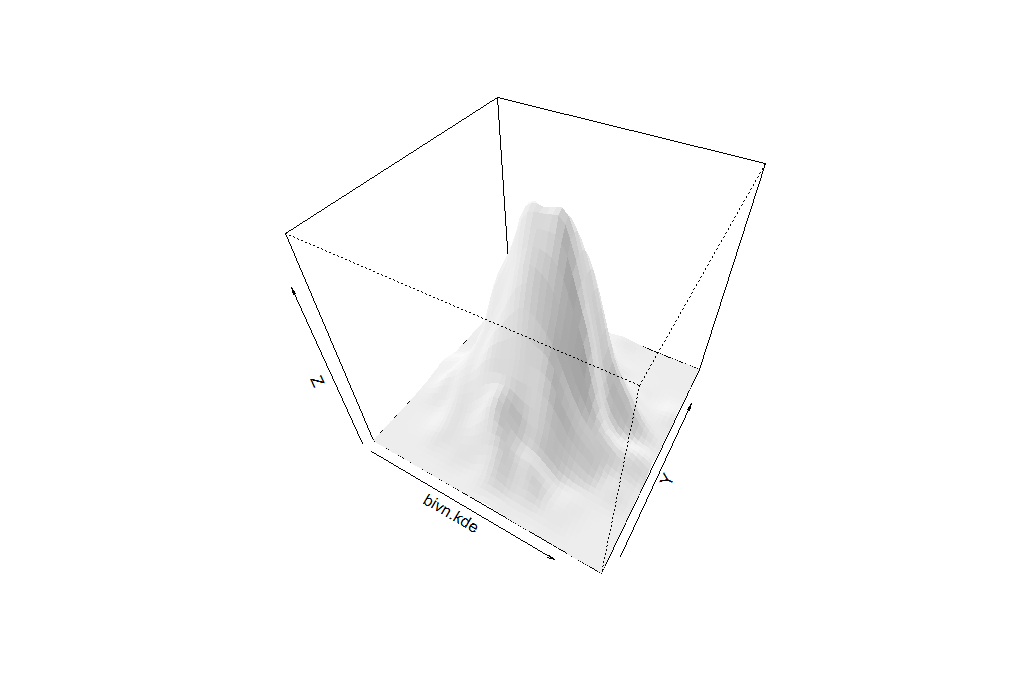

Source code (R):
# lets first simulate a bivariate normal sample
library(MASS)
bivn <- mvrnorm(1000, mu = c(0, 0), Sigma = matrix(c(1,0,0,4), 2))

# now we do a kernel density estimate
bivn.kde <- kde2d(bivn[,1], bivn[,2], n = 50)

# fancy perspective
persp(bivn.kde, phi = 45, theta = 30, shade = .1, border = NA)
